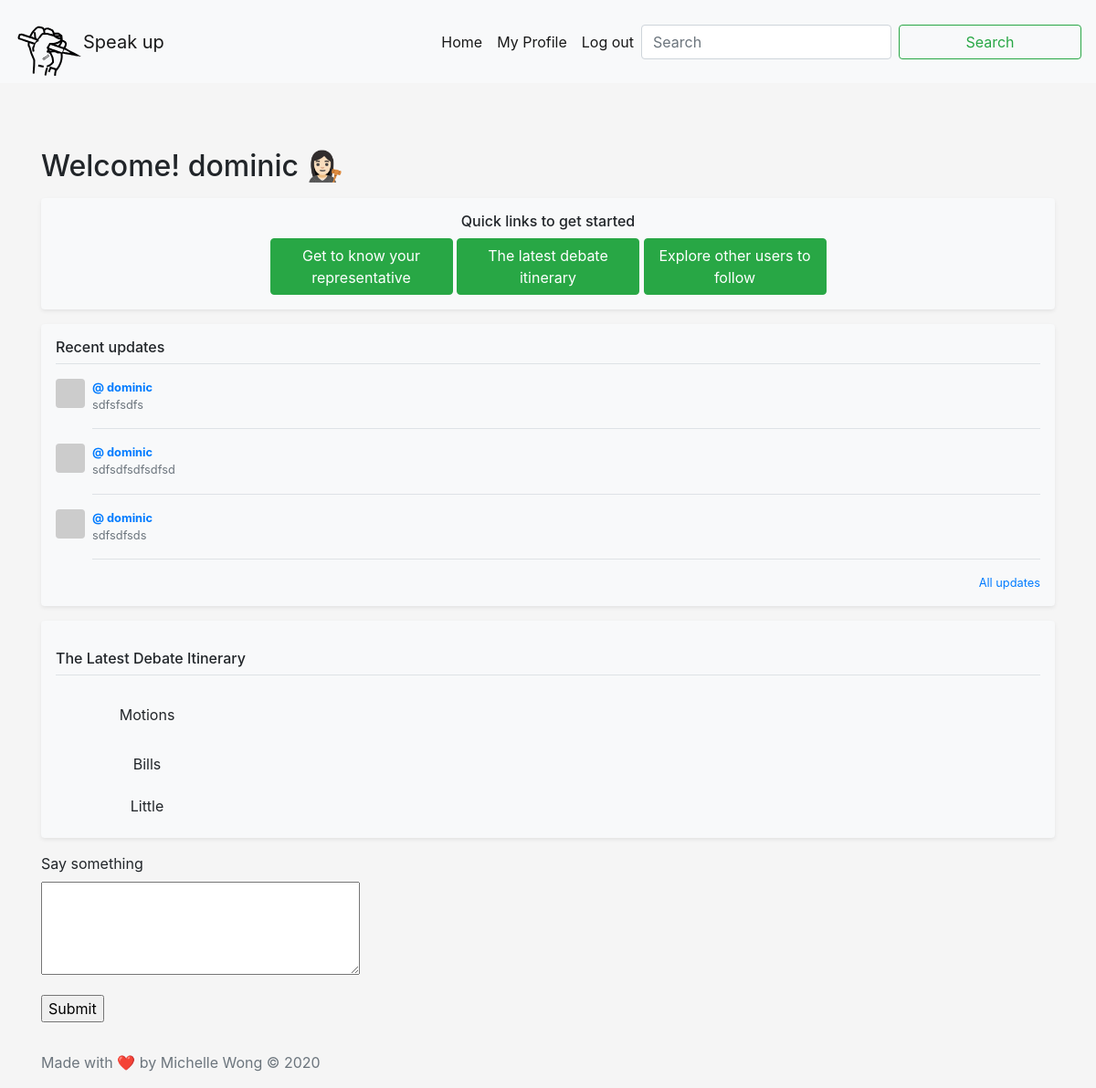
The page /index (signed in) on the database its author committed.
### app/models.py (models this page shows, shortened)
class User(UserMixin, db.Model):
    id = db.Column(db.Integer, primary_key=True)
    username = db.Column(db.String(64), index=True, unique=True)
    email = db.Column(db.String(120), index=True, unique=True)
    password_hash = db.Column(db.String(128))
    posts = db.relationship('Post', backref='author', lazy='dynamic')
    about_me = db.Column(db.String(140))
    representative = db.Column(db.String(100))
    constituency = db.Column(db.String(100))
    postcode = db.Column(db.String(64))
    last_seen = db.Column(db.DateTime, default=datetime.utcnow)
    followed = db.relationship(
        'User', secondary=followers,
        primaryjoin=(followers.c.follower_id == id),
        secondaryjoin=(followers.c.followed_id == id),
        backref=db.backref('followers', lazy='dynamic'), lazy='dynamic')
    def avatar(self, size):
        digest = md5(self.email.lower().encode('utf-8')).hexdigest()
        return 'https://www.gravatar.com/avatar/{}?d=identicon&s={}'.format(
            digest, size)
    def followed_posts(self):
        followed = Post.query.join(
            followers, (followers.c.followed_id == Post.user_id)).filter(
                followers.c.follower_id == self.id)
        own = Post.query.filter_by(user_id=self.id)
        return followed.union(own).order_by(Post.timestamp.desc())

class Post(db.Model):
    id = db.Column(db.Integer, primary_key=True)
    body = db.Column(db.String(140))
    timestamp = db.Column(db.DateTime, index=True, default=datetime.utcnow)
    user_id = db.Column(db.Integer, db.ForeignKey('user.id'))

### app/routes.py (the view)
@app.route('/', methods=['GET', 'POST'])
@app.route('/index', methods=['GET', 'POST'])
@login_required
def index():
    form = PostForm()
    if form.validate_on_submit():
        post = Post(body=form.post.data, author=current_user)
        db.session.add(post)
        db.session.commit()
        flash('Your post is now live!')
        return redirect(url_for('index'))
    page = request.args.get('page', 1, type=int)
    posts = current_user.followed_posts().paginate(
        page, 3, False)
    return render_template('index.html', title='Home', form=form,
                           posts=posts.items)

### app/forms.py
class PostForm(FlaskForm):
    post = TextAreaField('Say something', validators=[DataRequired()])
    submit = SubmitField('Submit')

### app/models.py (called while the page is built)
@login.user_loader
def load_user(id):
    return User.query.get(int(id))

### app/routes.py (called while the page is built)
@app.before_request
def before_request():
    if current_user.is_authenticated:
        current_user.last_seen = datetime.utcnow()
        db.session.commit()

### app/templates/index.html (shortened to what this page needs)
{% extends "navbar.html" %}
{% block content %}
<div class="row">
  <div class="col-lg-12">
    <br>
    <br>
    <br>
    <h2>Welcome! {{current_user.username}} 👩🏻‍⚖️</h2>
    <div class="my-3 p-3 bg-light text-center rounded box-shadow shadow-sm">
    <h6>Quick links to get started</h6>
    <button type="button" class="btn btn-success text-center">Get to know your representative</button>
    <button type="button" class="btn btn-success text-center">The latest debate itinerary</button>
    <button type="button" class="btn btn-success text-center">Explore other users to follow</button>
    </div>
    <div class="my-3 p-3 bg-light rounded box-shadow shadow-sm">
            <h6 class="border-bottom border-gray pb-2 mb-0">Recent updates</h6>
            {% for post in posts %}
                {% include '_post.html' %}
            {% endfor %}
    <small class="d-block text-right mt-3">
      <a href="#">All updates</a>
    </small>
  </div>
  <div class="my-3 p-3 bg-light rounded box-shadow shadow-sm">
    <p>
  <h6 class="border-bottom border-gray pb-2 mb-0">The Latest Debate Itinerary</h6>
    <br>
  <a class="btn btn-block" data-toggle="collapse" href="#collapseExample" role="button" aria-expanded="false" aria-controls="collapseExample">
    Motions
  </a>
</p>
<a class="btn btn-block" data-toggle="collapse" href="#collapseExample" role="button" aria-expanded="false" aria-controls="collapseExample">
  Bills
</a>
<a class="btn btn-block" data-toggle="collapse" href="#collapseExample" role="button" aria-expanded="false" aria-controls="collapseExample">
  Little
</a>
</div>
</div>
</div>
<form action="" method="post">
    <p>
        {{ form.post.label }}<br>
        {{ form.post(cols=32, rows=4) }}<br>
    </p>
    <p>{{ form.submit() }}</p>
</form>
{% endblock %}

### app/templates/_post.html
        <div class="media text-muted pt-3">
          <img data-src="holder.js/32x32?theme=thumb&amp;bg=007bff&amp;fg=007bff&amp;size=1" alt="32x32" class="mr-2 rounded" style="width: 32px; height: 32px;" src={{ post.author.avatar(36) }} data-holder-rendered="true">
          <p class="media-body pb-3 mb-0 small lh-125 border-bottom border-gray">
            <strong class="d-block text-gray-dark"><a href="{{ url_for('user', username=post.author.username) }}">@ {{post.author.username}}</a></strong>
          {{post.body}}
                  </p>
        </div>

### app/css/file.css (style rules this page uses)
html, body { height: 100%; }

### app/templates/index.html (style rules this page uses)
.btn { width:200px; height:100px padding:5px; }

### rows shown on the page
User: username "dominic"
Post: author.username "dominic", body "sdfsfsdfs"
Post: author.username "dominic", body "sdfsdfsdfsdfsd"
Post: author.username "dominic", body "sdfsdfsds"
